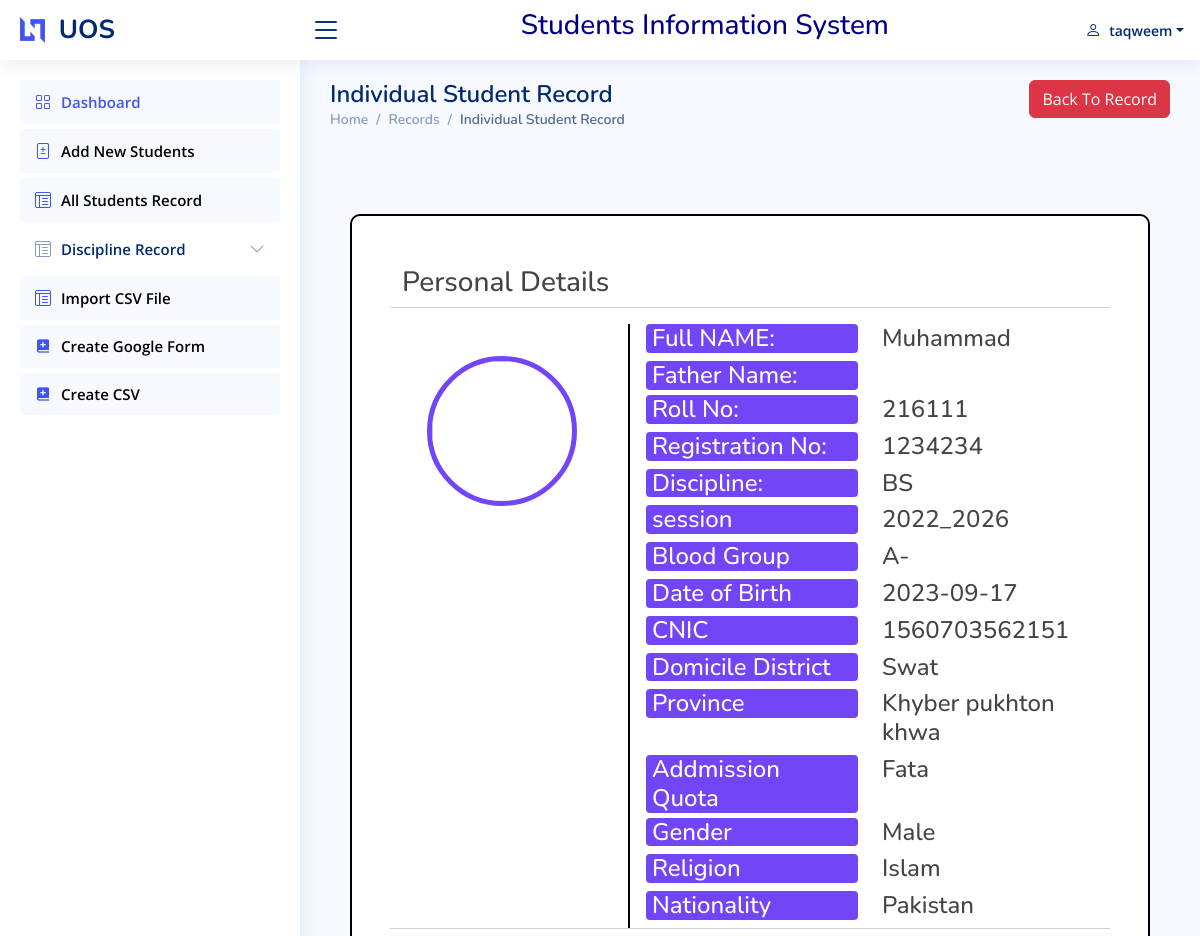
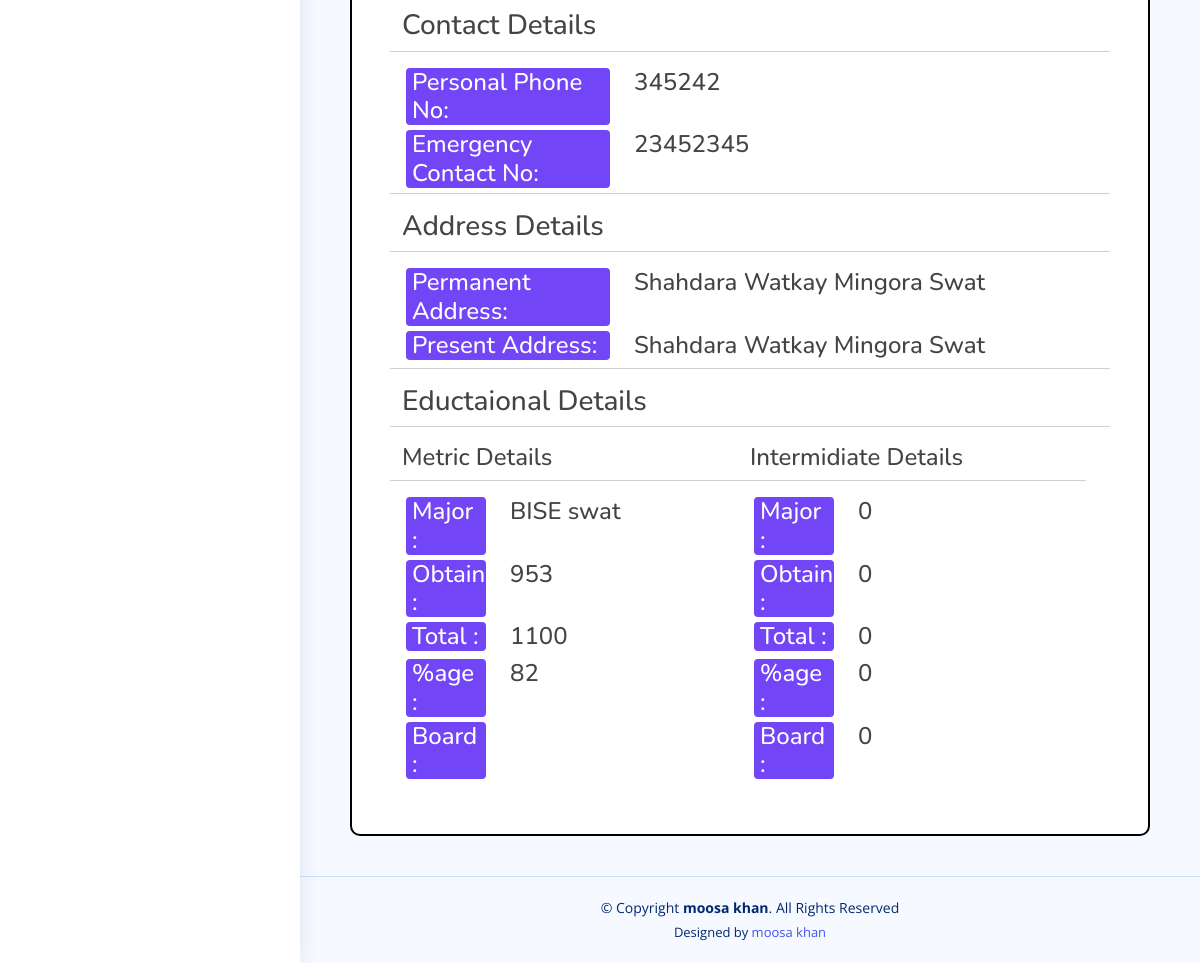
Screenshot of /veiw.php?VId=10 (signed in) with the database file from the repository (2 pictures, top to bottom).
### tables this page shows
CREATE TABLE `student` (
  `S_no` int(11) NOT NULL,
  `full_name` varchar(50) NOT NULL,
  `f_name` varchar(50) NOT NULL,
  `Roll_no` int(11) NOT NULL,
  `Registration_no` varchar(50) NOT NULL,
  `Discipline` varchar(50) NOT NULL,
  `Session` varchar(20) NOT NULL,
  `Blood` varchar(10) NOT NULL,
  `Dob` date NOT NULL,
  `Cnic` varchar(20) NOT NULL,
  `Personal_c_no` bigint(20) NOT NULL,
  `Emergency_c_no` bigint(20) NOT NULL,
  `Permanent_address` varchar(100) NOT NULL,
  `Present_Address` varchar(100) NOT NULL,
  `Domicile_District` varchar(50) NOT NULL,
  `Province` varchar(50) NOT NULL,
  `Addmission_quota` varchar(50) NOT NULL,
  `Gender` varchar(20) NOT NULL,
  `Religion` varchar(20) NOT NULL,
  `Nationality` varchar(20) NOT NULL,
  `Metric_major` varchar(20) NOT NULL,
  `Ssc_ob_marks` int(11) NOT NULL,
  `Ssc_total_marks` int(11) NOT NULL,
  `Ssc_percentage` int(11) NOT NULL,
  `Ssc_board` varchar(50) NOT NULL,
  `Hssc_major` varchar(50) NOT NULL,
  `Hssc_ob_marks` int(11) NOT NULL,
  `Hssc_total_marks` int(11) NOT NULL,
  `Hssc_precentage` int(11) NOT NULL,
  `Hssc_board` varchar(50) NOT NULL,
  `Picture` varchar(100) NOT NULL
);

### veiw.php (the view, shortened to what this page needs)
	<?php
include("include/Connection.php");
if(!empty($_GET["VId"])){
	$Vid = $_GET["VId"];
	$res=mysqli_query($link,"Select * from  student where s_no= '$Vid'");
		$r = mysqli_fetch_row($res);
 $stdname=$r[1];
    $rollno=$r[3];
    $registrationno=$r[4];
    $discipline=$r[5];
    $session=$r[6];
    $bloodgrou=$r[7];
    $dob=$r[8];
    $cnic=$r[9];
    $permanent_cno=$r[10];
    $emergency_cno=$r[11];
    $permanent_address=$r[12];
    $present_address=$r[13];
    $Domicile_district=$r[14];
    $province= $r[15];
    $quota=$r[16];
    $gender=$r[17];
    $religion=$r[18];
    $nationality=$r[19];
    $ssc_major=$r[20];
    $ssc_ob_marks=$r[21];
    $ssc_t=$r[22];
    $ssc_percentage=$r[23];
	$hssc_major=$r[25];
    $hssc_ob_marks=$r[26];
    $hssc_total_marks=$r[27];
    $hssc_percentage=$r[28];
    $hssc_board=$r[29];
	$Image_url = $r[30];
if (strpos($Image_url, "http://") === 0 || strpos($Image_url, "https://") === 0) {
		$imageID = "";
		if (preg_match('/id=([a-zA-Z0-9_\-]+)/', $Image_url, $matches)) {
			$imageID = $matches[1];
		}
		$baseURL = "https://drive.google.com/uc?export=download&id=";
		$completeImageURL = $baseURL . $imageID;
} else {
		$folder = "studentimages/";
		$completeImageURL = $folder.$Image_url;
	    }
}
?>
<!DOCTYPE html>
<html lang="en">
	<?php
include("include/head.php");
?>
<body>
<?php
include("include/header.php");
include("include/sidebar.php");
?>
  <main id="main" class="main">
<div class="row">
	  <div class="col-6">
		   <div class="pagetitle">
      <h1>Individual Student Record</h1>
      <nav>
        <ol class="breadcrumb">
          <li class="breadcrumb-item"><a href="index.php">Home</a></li>
			<li class="breadcrumb-item"><a href="record.php">Records</a></li>
          <li class="breadcrumb-item active">Individual Student Record</li>
        </ol>
      </nav>
    </div>
	</div>
	  <div class="col-6">
		 <div style="float: right; "><a href="record.php" class=" btn btn-danger btn-xs "  title="go back to record">Back To Record</i></a></div>
	</div>
	  </div>
<br><br>
	 <div class="view" style="border: 2px solid black; background-color: white; margin: 20px; padding: 50px; border-radius: 10px;">
		<div class="row">
			<h3>Personal Details</h3><hr>
			<div class="col-4" style="border-right: 2px solid black;">
				<div class="img" >
					<img src="<?php echo ($completeImageURL);?>" style="align-content: center; border: 5px solid #7245F7; border-radius: 50%; width: 150px; height: 150px; margin: 32px 25px;" >
				</div>
			</div>
			<div class="col-8">
				<div class="row">
						<div class="col-6">
							<h4 style="background-color: #7245F7; color: white; border-radius: 4px; margin-left: 4px; margin-bottom: 5px; padding-left: 6px;" >Full NAME:&nbsp;</h4>
						</div>
						<div class="col-6">
							<h4><?php echo($stdname) ?></h4>
						</div>
					</div>
					<div class="row">
						<div class="col-6">
							<h4 style="background-color: #7245F7; color: white; border-radius: 4px; margin-left: 4px; margin-bottom: 5px; padding-left: 6px;">Father Name:&nbsp;</h4>
						</div>
						<div class="col-6">
						</div>
					</div>
					<div class="row">
						<div class="col-6">
							<h4 style="background-color: #7245F7; color: white; border-radius: 4px; margin-left: 4px; margin-bottom: 5px; padding-left: 6px;">Roll No:&nbsp;</h4>
						</div>
						<div class="col-6">
							<h4><?php echo($rollno) ?></h4>
						</div>
					</div>
				<div class="row">
						<div class="col-6">
							<h4 style="background-color: #7245F7; color: white; border-radius: 4px; margin-left: 4px; margin-bottom: 5px; padding-left: 6px;">Registration No:&nbsp;</h4>
						</div>
						<div class="col-6">
							<h4><?php echo($registrationno) ?></h4>
						</div>
					</div>
					<div class="row">
						<div class="col-6">
							<h4 style="background-color: #7245F7; color: white; border-radius: 4px; margin-left: 4px;margin-bottom: 5px; padding-left: 6px; ">Discipline:&nbsp;</h4>
						</div>
						<div class="col-6">
							<h4><?php echo($discipline) ?></h4>
						</div>
					</div>
					<div class="row">
						<div class="col-6">
							<h4 style="background-color: #7245F7; color: white; border-radius: 4px; margin-left: 4px; margin-bottom: 5px; padding-left: 6px;">session&nbsp;</h4>
						</div>
						<div class="col-6">
							<h4><?php echo($session) ?></h4>
						</div>
					</div>
				<div class="row">
						<div class="col-6">
							<h4 style="background-color: #7245F7; color: white; border-radius: 4px; margin-left: 4px; margin-bottom: 5px; padding-left: 6px;">Blood Group&nbsp;</h4>
						</div>
						<div class="col-6">
							<h4><?php echo($bloodgrou) ?></h4>
						</div>
					</div>
				<div class="row">
						<div class="col-6">
							<h4 style="background-color: #7245F7; color: white; border-radius: 4px; margin-left: 4px; margin-bottom: 5px; padding-left: 6px;">Date of Birth&nbsp;</h4>
						</div>
						<div class="col-6">
							<h4><?php echo($dob) ?></h4>
						</div>
					</div>
								<div class="row">
						<div class="col-6">
							<h4 style="background-color: #7245F7; color: white; border-radius: 4px; margin-left: 4px; margin-bottom: 5px; padding-left: 6px;">CNIC&nbsp;</h4>
						</div>
						<div class="col-6">
							<h4><?php echo($cnic) ?></h4>
						</div>
					</div>
					<div class="row">
						<div class="col-6">
							<h4 style="background-color: #7245F7; color: white; border-radius: 4px; margin-left: 4px; margin-bottom: 5px; padding-left: 6px;">Domicile District&nbsp;</h4>
						</div>
						<div class="col-6">
							<h4><?php echo($Domicile_district) ?></h4>
						</div>
					</div>
					<div class="row">
						<div class="col-6">
							<h4 style="background-color: #7245F7; color: white; border-radius: 4px; margin-left: 4px; margin-bottom: 5px; padding-left: 6px;">Province&nbsp;</h4>
						</div>
						<div class="col-6">
							<h4><?php echo($province) ?></h4>
						</div>
					</div>
					<div class="row">
						<div class="col-6">
							<h4 style="background-color: #7245F7; color: white; border-radius: 4px; margin-left: 4px; margin-bottom: 5px; padding-left: 6px;">Addmission Quota&nbsp;</h4>
						</div>
						<div class="col-6">
							<h4><?php echo($quota) ?></h4>
						</div>
					</div>
					<div class="row">
						<div class="col-6">
							<h4 style="background-color: #7245F7; color: white; border-radius: 4px; margin-left: 4px; margin-bottom: 5px; padding-left: 6px;">Gender&nbsp;</h4>
						</div>
						<div class="col-6">
							<h4><?php echo($gender) ?></h4>
						</div>
					</div>
					<div class="row">
						<div class="col-6">
							<h4 style="background-color: #7245F7; color: white; border-radius: 4px; margin-left: 4px; margin-bottom: 5px; padding-left: 6px;">Religion&nbsp;</h4>
						</div>
						<div class="col-6">
							<h4><?php echo($religion) ?></h4>
						</div>
					</div>
					<div class="row">
						<div class="col-6">
							<h4 style="background-color: #7245F7; color: white; border-radius: 4px; margin-left: 4px; margin-bottom: 5px; padding-left: 6px;">Nationality&nbsp;</h4>
						</div>
						<div class="col-6">
							<h4><?php echo($nationality) ?></h4>
						</div>
					</div>
			</div>
		 </div>
	   <div class="row">
		<hr>	<h3>Contact Details </h3><hr>
					<div class="row">
						<div class="col-4">
							<h4 style="background-color: #7245F7; color: white; border-radius: 4px; margin-left: 4px; margin-bottom: 5px; padding-left: 6px;">Personal Phone No:&nbsp;</h4>
						</div>
						<div class="col-8">
							<h4><?php echo($permanent_cno) ?></h4>
						</div>
					</div>
					<div class="row">
						<div class="col-4">
							<h4 style="background-color: #7245F7; color: white; border-radius: 4px; margin-left: 4px; margin-bottom: 5px; padding-left: 6px;">Emergency Contact No:&nbsp;</h4>
						</div>
						<div class="col-8">
							<h4><?php echo($emergency_cno) ?></h4>
						</div>
					</div>
		 </div>
	   <div class="row">
			<hr><h3>Address Details</h3><hr>
					<div class="row">
						<div class="col-4">
							<h4 style="background-color: #7245F7; color: white; border-radius: 4px; margin-left: 4px; margin-bottom: 5px; padding-left: 6px;">Permanent Address:&nbsp;</h4>
						</div>
						<div class="col-8">
							<h4><?php echo($permanent_address) ?></h4>
						</div>
					</div>
					<div class="row">
						<div class="col-4">
							<h4 style="background-color: #7245F7; color: white; border-radius: 4px; margin-left: 4px; margin-bottom: 5px; padding-left: 6px;">Present Address:&nbsp;</h4>
						</div>
						<div class="col-8">
							<h4><?php echo($present_address) ?></h4>
						</div>
					</div>
		 </div>
		  <div class="row">
			<hr><h3>Eductaional  Details</h3><hr>
		   <div class="row">
			  <div class="col-6">
					 <div class="row">
			<h4>Metric Details</h4><hr>
					<div class="row">
						<div class="col-4">
							<h4 style="background-color: #7245F7; color: white; border-radius: 4px; margin-left: 4px; margin-bottom: 5px; padding-left: 6px;">Major :&nbsp;</h4>
						</div>
						<div class="col-8">
							<h4><?php echo($ssc_major) ?></h4>
						</div>
					</div>
					<div class="row">
						<div class="col-4">
							<h4 style="background-color: #7245F7; color: white; border-radius: 4px; margin-left: 4px; margin-bottom: 5px; padding-left: 6px;"> Obtain :&nbsp;</h4>
						</div>
						<div class="col-8">
							<h4><?php echo($ssc_ob_marks) ?></h4>
						</div>
					</div>
	<div class="row">
						<div class="col-4">
							<h4 style="background-color: #7245F7; color: white; border-radius: 4px; margin-left: 4px; margin-bottom: 5px; padding-left: 6px;"> Total :&nbsp;</h4>
						</div>
						<div class="col-8">
							<h4><?php echo($ssc_t) ?></h4>
						</div>
					</div>
	<div class="row">
						<div class="col-4">
							<h4 style="background-color: #7245F7; color: white; border-radius: 4px; margin-left: 4px; margin-bottom: 5px; padding-left: 6px;"> %age :&nbsp;</h4>
						</div>
						<div class="col-8">
							<h4><?php echo($ssc_percentage) ?></h4>
						</div>
					</div>
						 <div class="row">
						<div class="col-4">
							<h4 style="background-color: #7245F7; color: white; border-radius: 4px; margin-left: 4px; margin-bottom: 5px; padding-left: 6px;"> Board :&nbsp;</h4>
						</div>
						<div class="col-8">
						</div>
					</div>
		 </div></div>
			  <div class="col-6">
					 <div class="row">
			<h4>Intermidiate Details</h4><hr>
					<div class="row">
						<div class="col-4">
							<h4 style="background-color: #7245F7; color: white; border-radius: 4px; margin-left: 4px; margin-bottom: 5px; padding-left: 6px;">Major :&nbsp;</h4>
						</div>
						<div class="col-8">
							<h4><?php echo($hssc_major) ?></h4>
						</div>
					</div>
					<div class="row">
						<div class="col-4">
							<h4 style="background-color: #7245F7; color: white; border-radius: 4px; margin-left: 4px; margin-bottom: 5px; padding-left: 6px;"> Obtain :&nbsp;</h4>
						</div>
						<div class="col-8">
							<h4><?php echo($hssc_ob_marks) ?></h4>
						</div>
					</div>
	<div class="row">
						<div class="col-4">
							<h4 style="background-color: #7245F7; color: white; border-radius: 4px; margin-left: 4px; margin-bottom: 5px; padding-left: 6px;"> Total :&nbsp;</h4>
						</div>
						<div class="col-8">
							<h4><?php echo($hssc_total_marks) ?></h4>
						</div>
					</div>
	<div class="row">
						<div class="col-4">
							<h4 style="background-color: #7245F7; color: white; border-radius: 4px; margin-left: 4px; margin-bottom: 5px; padding-left: 6px;"> %age :&nbsp;</h4>
						</div>
						<div class="col-8">
							<h4><?php echo($hssc_percentage) ?></h4>
						</div>
					</div>
						 <div class="row">
						<div class="col-4">
							<h4 style="background-color: #7245F7; color: white; border-radius: 4px; margin-left: 4px; margin-bottom: 5px; padding-left: 6px;"> Board :&nbsp;</h4>
						</div>
						<div class="col-8">
							<h4><?php echo($hssc_board) ?></h4>
						</div>
					</div>
		 </div></div>
			  </div>
		 </div>
	  </div>
  </main>
<?php
include("include/footer.php");
?>
</body>
</html>

### rows the page displays
student: full_name "Muhammad", Roll_no "216111", Registration_no "1234234", Discipline "BS", Session "2022_2026", Blood "A-", Dob "2023-09-17", Cnic "1560703562151", Domicile_District "Swat", Province "Khyber pukhton khwa", Addmission_quota "Fata", Gender "Male", Religion "Islam", Nationality "Pakistan", Personal_c_no "345242", Emergency_c_no "23452345", Permanent_address "Shahdara Watkay Mingora Swat", Present_Address "Shahdara Watkay Mingora Swat", Metric_major "BISE swat", Ssc_ob_marks "953", Ssc_total_marks "1100", Ssc_percentage "82", Hssc_major "0", Hssc_ob_marks "0", Hssc_total_marks "0", Hssc_precentage "0", Hssc_board "0"

### other values shown
$_SESSION["username"] "taqweem"
